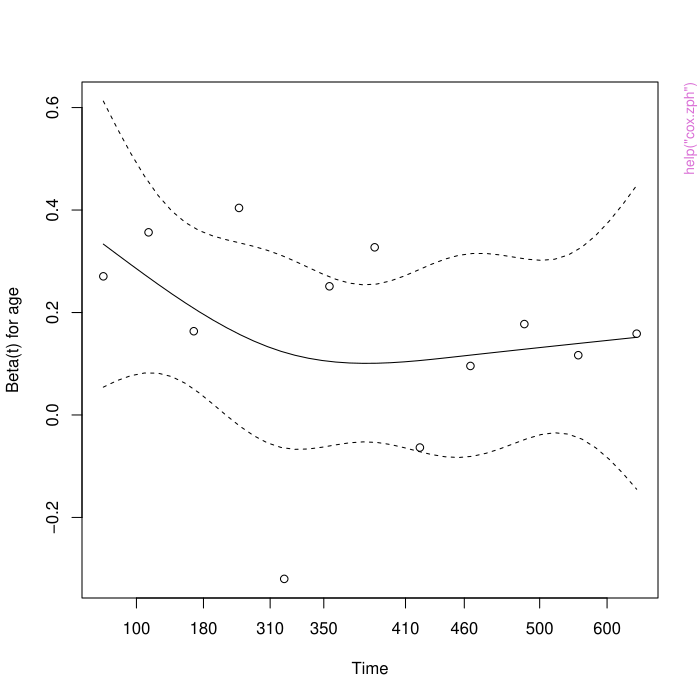

Reproduce this figure in R.
pkgname <- "survival"
source(file.path(R.home("share"), "R", "examples-header.R"))
options(warn = 1)
library('survival')

base::assign(".oldSearch", base::search(), pos = 'CheckExEnv')
base::assign(".old_wd", base::getwd(), pos = 'CheckExEnv')
cleanEx()
nameEx("Surv")
### * Surv

flush(stderr()); flush(stdout())

### Name: Surv
### Title: Create a Survival Object
### Aliases: Surv is.Surv [.Surv
### Keywords: survival

### ** Examples

with(aml, Surv(time, status))
survfit(Surv(time, status) ~ ph.ecog, data=lung)
Surv(heart$start, heart$stop, heart$event) 



cleanEx()
nameEx("aareg")
### * aareg

flush(stderr()); flush(stdout())

### Name: aareg
### Title: Aalen's additive regression model for censored data
### Aliases: aareg
### Keywords: survival

### ** Examples

# Fit a model to the lung cancer data set
lfit <- aareg(Surv(time, status) ~ age + sex + ph.ecog, data=lung,
                     nmin=1)
## Not run: 
##D lfit
##D Call:
##D aareg(formula = Surv(time, status) ~ age + sex + ph.ecog, data = lung, nmin = 1
##D         )
##D 
##D   n=227 (1 observations deleted due to missing values)
##D     138 out of 138 unique event times used
##D 
##D               slope      coef se(coef)     z        p 
##D Intercept  5.26e-03  5.99e-03 4.74e-03  1.26 0.207000
##D       age  4.26e-05  7.02e-05 7.23e-05  0.97 0.332000
##D       sex -3.29e-03 -4.02e-03 1.22e-03 -3.30 0.000976
##D   ph.ecog  3.14e-03  3.80e-03 1.03e-03  3.70 0.000214
##D 
##D Chisq=26.73 on 3 df, p=6.7e-06; test weights=aalen
##D 
##D plot(lfit[4], ylim=c(-4,4))  # Draw a plot of the function for ph.ecog
## End(Not run)
lfit2 <- aareg(Surv(time, status) ~ age + sex + ph.ecog, data=lung,
                  nmin=1, taper=1:10)
## Not run: lines(lfit2[4], col=2)  # Nearly the same, until the last point

# A fit to the mulitple-infection data set of children with
# Chronic Granuomatous Disease.  See section 8.5 of Therneau and Grambsch.
fita2 <- aareg(Surv(tstart, tstop, status) ~ treat + age + inherit +
                         steroids + cluster(id), data=cgd)
## Not run: 
##D   n= 203 
##D     69 out of 70 unique event times used
##D 
##D                      slope      coef se(coef) robust se     z        p
##D Intercept         0.004670  0.017800 0.002780  0.003910  4.55 5.30e-06
##D treatrIFN-g      -0.002520 -0.010100 0.002290  0.003020 -3.36 7.87e-04
##D age              -0.000101 -0.000317 0.000115  0.000117 -2.70 6.84e-03
##D inheritautosomal  0.001330  0.003830 0.002800  0.002420  1.58 1.14e-01
##D steroids          0.004620  0.013200 0.010600  0.009700  1.36 1.73e-01
##D 
##D Chisq=16.74 on 4 df, p=0.0022; test weights=aalen
## End(Not run)



cleanEx()
nameEx("aggregate.survfit")
### * aggregate.survfit

flush(stderr()); flush(stdout())

### Name: aggregate.survfit
### Title: Average survival curves
### Aliases: aggregate.survfit
### Keywords: survival

### ** Examples

cfit <- coxph(Surv(futime, death) ~ sex + age*hgb, data=mgus2)
# marginal effect of sex, after adjusting for the others
dummy <- rbind(mgus2, mgus2)
dummy$sex <- rep(c("F", "M"), each=nrow(mgus2)) # population data set
dummy <- na.omit(dummy)   # don't count missing hgb in our "population
csurv <- survfit(cfit, newdata=dummy)
dim(csurv)  # 2 * 1384 survival curves
csurv2 <- aggregate(csurv, dummy$sex)



cleanEx()
nameEx("anova.coxph")
### * anova.coxph

flush(stderr()); flush(stdout())

### Name: anova.coxph
### Title: Analysis of Deviance for a Cox model.
### Aliases: anova.coxph anova.coxphlist
### Keywords: models regression survival

### ** Examples

fit <- coxph(Surv(futime, fustat) ~ resid.ds *rx + ecog.ps, data = ovarian) 
anova(fit)
fit2 <- coxph(Surv(futime, fustat) ~ resid.ds +rx + ecog.ps, data=ovarian)
anova(fit2,fit)
 


cleanEx()
nameEx("attrassign")
### * attrassign

flush(stderr()); flush(stdout())

### Name: attrassign
### Title: Create new-style "assign" attribute
### Aliases: attrassign.default attrassign attrassign.lm
### Keywords: models

### ** Examples

formula <- Surv(time,status)~factor(ph.ecog)
tt <- terms(formula)
mf <- model.frame(tt,data=lung)
mm <- model.matrix(tt,mf)
## a few rows of data
mm[1:3,]
## old-style assign attribute
attr(mm,"assign")
## alternate style assign attribute
attrassign(mm,tt)



cleanEx()
nameEx("blogit")
### * blogit

flush(stderr()); flush(stdout())

### Name: blogit
### Title: Bounded link functions
### Aliases: blogit bcloglog bprobit blog
### Keywords: survival

### ** Examples

py <- pseudo(survfit(Surv(time, status) ~1, lung), time=730) #2 year survival
range(py)
pfit <- glm(py ~ ph.ecog, data=lung, family=gaussian(link=blogit()))
# For each +1 change in performance score, the odds of 2 year survival
#  are multiplied by 1/2  = exp of the coefficient.



cleanEx()
nameEx("brier")
### * brier

flush(stderr()); flush(stdout())

### Name: brier
### Title: Compute the Brier score for a Cox model
### Aliases: brier
### Keywords: survival

### ** Examples

cfit <- coxph(Surv(rtime, recur) ~ age + meno + size + pmin(nodes,11), 
              data= rotterdam)
round(cfit$concordance["concordance"], 3)  # some predictive power
brier(cfit, times=c(4,6)*365.25)   # values at 4 and 6 years



cleanEx()
nameEx("cch")
### * cch

flush(stderr()); flush(stdout())

### Name: cch
### Title: Fits proportional hazards regression model to case-cohort data
### Aliases: cch
### Keywords: survival

### ** Examples

## The complete Wilms Tumor Data 
## (Breslow and Chatterjee, Applied Statistics, 1999)
## subcohort selected by simple random sampling.
##

subcoh <- nwtco$in.subcohort
selccoh <- with(nwtco, rel==1|subcoh==1)
ccoh.data <- nwtco[selccoh,]
ccoh.data$subcohort <- subcoh[selccoh]
## central-lab histology 
ccoh.data$histol <- factor(ccoh.data$histol,labels=c("FH","UH"))
## tumour stage
ccoh.data$stage <- factor(ccoh.data$stage,labels=c("I","II","III","IV"))
ccoh.data$age <- ccoh.data$age/12 # Age in years

##
## Standard case-cohort analysis: simple random subcohort 
##

fit.ccP <- cch(Surv(edrel, rel) ~ stage + histol + age, data =ccoh.data,
   subcoh = ~subcohort, id=~seqno, cohort.size=4028)


fit.ccP

fit.ccSP <- cch(Surv(edrel, rel) ~ stage + histol + age, data =ccoh.data,
   subcoh = ~subcohort, id=~seqno, cohort.size=4028, method="SelfPren")

summary(fit.ccSP)

##
## (post-)stratified on instit
##
stratsizes<-table(nwtco$instit)
fit.BI<- cch(Surv(edrel, rel) ~ stage + histol + age, data =ccoh.data,
   subcoh = ~subcohort, id=~seqno, stratum=~instit, cohort.size=stratsizes,
   method="I.Borgan")

summary(fit.BI)



cleanEx()
nameEx("cipoisson")
### * cipoisson

flush(stderr()); flush(stdout())

### Name: cipoisson
### Title: Confidence limits for the Poisson
### Aliases: cipoisson

### ** Examples

cipoisson(4) # 95% confidence limit 
# lower    upper  
# 1.089865 10.24153 
ppois(4, 10.24153)     #chance of seeing 4 or fewer events with large rate  
# [1] 0.02500096 
1-ppois(3, 1.08986)    #chance of seeing 4 or more, with a small rate 
# [1] 0.02499961




cleanEx()
nameEx("clogit")
### * clogit

flush(stderr()); flush(stdout())

### Name: clogit
### Title: Conditional logistic regression
### Aliases: clogit
### Keywords: survival models

### ** Examples

## Not run: clogit(case ~ spontaneous + induced + strata(stratum), data=infert)

# A multinomial response recoded to use clogit
#  The revised data set has one copy per possible outcome level, with new
#  variable tocc = target occupation for this copy, and case = whether
#  that is the actual outcome for each subject.
# See the reference below for the data.
resp <- levels(logan$occupation)
n <- nrow(logan)
indx <- rep(1:n, length(resp))
logan2 <- data.frame(logan[indx,],
                     id = indx,
                     tocc = factor(rep(resp, each=n)))
logan2$case <- (logan2$occupation == logan2$tocc)
clogit(case ~ tocc + tocc:education + strata(id), logan2)



cleanEx()
nameEx("cluster")
### * cluster

flush(stderr()); flush(stdout())

### Name: cluster
### Title: Identify clusters.
### Aliases: cluster
### Keywords: survival

### ** Examples

marginal.model <- coxph(Surv(time, status) ~ rx, data= rats, cluster=litter,
                         subset=(sex=='f'))
frailty.model  <- coxph(Surv(time, status) ~ rx + frailty(litter), rats,
                         subset=(sex=='f'))



cleanEx()
nameEx("concordance")
### * concordance

flush(stderr()); flush(stdout())

### Name: concordance
### Title: Compute the concordance statistic for data or a model
### Aliases: concordance concordance.coxph concordance.formula
###   concordance.lm concordance.survreg
### Keywords: survival

### ** Examples

fit1 <- coxph(Surv(ptime, pstat) ~ age + sex + mspike, mgus2)
concordance(fit1, timewt="n/G2")  # Uno's weighting

# logistic regression 
fit2 <- glm(I(sex=='M') ~ age + log(creatinine), binomial, data= flchain)
concordance(fit2)  # equal to the AUC

# compare multiple models 
options(na.action = na.exclude)   # predict all 1384 obs, including missing
fit3 <- glm(pstat ~ age + sex + mspike + offset(log(ptime)), 
            poisson, data= mgus2)
fit4 <- coxph(Surv(ptime, pstat) ~ age + sex + mspike, mgus2)
fit5 <- coxph(Surv(ptime, pstat) ~ age + sex + hgb + creat, mgus2)

tdata <- mgus2; tdata$ptime <- 60   # prediction at 60 months
p3 <- -predict(fit3, newdata=tdata) 
p4 <- -predict(fit4) # high risk scores predict shorter survival
p5 <- -predict(fit5)
options(na.action = na.omit)      # return to the R default

cfit <- concordance(Surv(ptime, pstat) ~p3 +  p4 + p5, mgus2)
cfit
round(coef(cfit), 3)
round(cov2cor(vcov(cfit)), 3)  # high correlation

test <- c(1, -1, 0)  # contrast vector for model 1 - model 2 
round(c(difference = test %*% coef(cfit),
        sd= sqrt(test %*% vcov(cfit) %*% test)), 3)



cleanEx()
nameEx("cox.zph")
### * cox.zph

flush(stderr()); flush(stdout())

### Name: cox.zph
### Title: Test the Proportional Hazards Assumption of a Cox Regression
### Aliases: cox.zph [.cox.zph print.cox.zph
### Keywords: survival

### ** Examples

fit <- coxph(Surv(futime, fustat) ~ age + ecog.ps,  
             data=ovarian) 
temp <- cox.zph(fit) 
print(temp)                  # display the results 
plot(temp)                   # plot curves 



cleanEx()
nameEx("coxph")
### * coxph

flush(stderr()); flush(stdout())

### Name: coxph
### Title: Fit Proportional Hazards Regression Model
### Aliases: coxph print.coxph.null print.coxph.penal coxph.penalty
###   coxph.getdata summary.coxph.penal
### Keywords: survival

### ** Examples

# Create the simplest test data set 
test1 <- list(time=c(4,3,1,1,2,2,3), 
              status=c(1,1,1,0,1,1,0), 
              x=c(0,2,1,1,1,0,0), 
              sex=c(0,0,0,0,1,1,1)) 
# Fit a stratified model 
coxph(Surv(time, status) ~ x + strata(sex), test1) 
# Create a simple data set for a time-dependent model 
test2 <- list(start=c(1,2,5,2,1,7,3,4,8,8), 
              stop=c(2,3,6,7,8,9,9,9,14,17), 
              event=c(1,1,1,1,1,1,1,0,0,0), 
              x=c(1,0,0,1,0,1,1,1,0,0)) 
summary(coxph(Surv(start, stop, event) ~ x, test2)) 

#
# Create a simple data set for a time-dependent model
#
test2 <- list(start=c(1, 2, 5, 2, 1, 7, 3, 4, 8, 8),
                stop =c(2, 3, 6, 7, 8, 9, 9, 9,14,17),
                event=c(1, 1, 1, 1, 1, 1, 1, 0, 0, 0),
                x    =c(1, 0, 0, 1, 0, 1, 1, 1, 0, 0) )


summary( coxph( Surv(start, stop, event) ~ x, test2))

# Fit a stratified model, clustered on patients 

bladder1 <- bladder[bladder$enum < 5, ] 
coxph(Surv(stop, event) ~ (rx + size + number) * strata(enum),
      cluster = id, bladder1)

# Fit a time transform model using current age
coxph(Surv(time, status) ~ ph.ecog + tt(age), data=lung,
     tt=function(x,t,...) pspline(x + t/365.25))



cleanEx()
nameEx("coxph.detail")
### * coxph.detail

flush(stderr()); flush(stdout())

### Name: coxph.detail
### Title: Details of a Cox Model Fit
### Aliases: coxph.detail
### Keywords: survival

### ** Examples

fit   <- coxph(Surv(futime,fustat) ~ age + rx + ecog.ps, ovarian, x=TRUE)
fitd  <- coxph.detail(fit)
#  There is one Schoenfeld residual for each unique death.  It is a
# vector (covariates for the subject who died) - (weighted mean covariate
# vector at that time).  The weighted mean is defined over the subjects
# still at risk, with exp(X beta) as the weight.

events <- fit$y[,2]==1
etime  <- fit$y[events,1]   #the event times --- may have duplicates
indx   <- match(etime, fitd$time)
schoen <- fit$x[events,] - fitd$means[indx,]



cleanEx()
nameEx("diabetic")
### * diabetic

flush(stderr()); flush(stdout())

### Name: diabetic
### Title: Ddiabetic retinopathy
### Aliases: diabetic
### Keywords: datasets survival

### ** Examples

# juvenile diabetes is defined as and age less than 20
juvenile <- 1*(diabetic$age < 20)
coxph(Surv(time, status) ~ trt + juvenile, cluster= id,
            data= diabetic)



cleanEx()
nameEx("dsurvreg")
### * dsurvreg

flush(stderr()); flush(stdout())

### Name: dsurvreg
### Title: Distributions available in survreg.
### Aliases: dsurvreg psurvreg qsurvreg rsurvreg
### Keywords: distribution

### ** Examples

# List of distributions available
names(survreg.distributions)
## Not run: 
##D  [1] "extreme"     "logistic"    "gaussian"    "weibull"     "exponential"
##D  [6] "rayleigh"    "loggaussian" "lognormal"   "loglogistic" "t"          
## End(Not run)
# Compare results
all.equal(dsurvreg(1:10, 2, 5, dist='lognormal'), dlnorm(1:10, 2, 5))

# Hazard function for a Weibull distribution
x   <- seq(.1, 3, length=30)
haz <- dsurvreg(x, 2, 3)/ (1-psurvreg(x, 2, 3))
## Not run: 
##D plot(x, haz, log='xy', ylab="Hazard") #line with slope (1/scale -1)
## End(Not run)

# Estimated CDF of a simple Weibull
fit <- survreg(Surv(time, status) ~ 1, data=lung)
pp <- 1:99/100  
q1 <- qsurvreg(pp, coef(fit), fit$scale)
q2 <- qweibull(pp, shape= 1/fit$scale, scale= exp(coef(fit)))
all.equal(q1, q2)
## Not run: 
##D plot(q1, pp, type='l', xlab="Months", ylab="CDF")
## End(Not run)
# per the help page for dweibull, the mean is scale * gamma(1 + 1/shape)
c(mean = exp(coef(fit))* gamma(1 + fit$scale))




cleanEx()
nameEx("finegray")
### * finegray

flush(stderr()); flush(stdout())

### Name: finegray
### Title: Create data for a Fine-Gray model
### Aliases: finegray
### Keywords: survival

### ** Examples

# Treat time to death and plasma cell malignancy as competing risks
etime <- with(mgus2, ifelse(pstat==0, futime, ptime))
event <- with(mgus2, ifelse(pstat==0, 2*death, 1))
event <- factor(event, 0:2, labels=c("censor", "pcm", "death"))

# FG model for PCM
pdata <- finegray(Surv(etime, event) ~ ., data=mgus2)
fgfit <- coxph(Surv(fgstart, fgstop, fgstatus) ~ age + sex,
                     weight=fgwt, data=pdata)

# Compute the weights separately by sex
adata <- finegray(Surv(etime, event) ~ . + strata(sex),
             data=mgus2, na.action=na.pass)



cleanEx()
nameEx("flchain")
### * flchain

flush(stderr()); flush(stdout())

### Name: flchain
### Title: Assay of serum free light chain for 7874 subjects.
### Aliases: flchain
### Keywords: datasets

### ** Examples

data(flchain)
age.grp <-  cut(flchain$age, c(49,54, 59,64, 69,74,79, 89, 110),
               labels= paste(c(50,55,60,65,70,75,80,90),
                             c(54,59,64,69,74,79,89,109), sep='-'))
table(flchain$sex, age.grp)



cleanEx()
nameEx("frailty")
### * frailty

flush(stderr()); flush(stdout())

### Name: frailty
### Title: Random effects terms
### Aliases: frailty frailty.gamma frailty.gaussian frailty.t
### Keywords: survival

### ** Examples

# Random institutional effect
coxph(Surv(time, status) ~ age + frailty(inst, df=4), lung)

# Litter effects for the rats data
rfit2a <- coxph(Surv(time, status) ~ rx +
                  frailty.gaussian(litter, df=13, sparse=FALSE), rats,
                  subset= (sex=='f'))
rfit2b <- coxph(Surv(time, status) ~ rx +
                  frailty.gaussian(litter, df=13, sparse=TRUE), rats,
                  subset= (sex=='f'))



cleanEx()
nameEx("hoel")
### * hoel

flush(stderr()); flush(stdout())

### Name: hoel
### Title: Mouse cancer data
### Aliases: hoel
### Keywords: datasets

### ** Examples

hsurv <- survfit(Surv(days, outcome) ~ trt, data = hoel, id= id)
plot(hsurv, lty=1:2, col=rep(1:3, each=2), lwd=2, xscale=30.5,
      xlab="Months", ylab= "Death")
legend("topleft", c("Lymphoma control", "Lymphoma germ free",
                    "Sarcoma control", "Sarcoma germ free",
                    "Other control", "Other germ free"),
       col=rep(1:3, each=2), lty=1:2, lwd=2, bty='n')
hfit <- coxph(Surv(days, outcome) ~ trt, data= hoel, id = id)



cleanEx()
nameEx("is.ratetable")
### * is.ratetable

flush(stderr()); flush(stdout())

### Name: is.ratetable
### Title: Verify that an object is of class ratetable.
### Aliases: is.ratetable Math.ratetable Ops.ratetable
### Keywords: survival

### ** Examples

is.ratetable(survexp.us)  # True
is.ratetable(lung)        # False



cleanEx()
nameEx("kidney")
### * kidney

flush(stderr()); flush(stdout())

### Name: kidney
### Title: Kidney catheter data
### Aliases: kidney
### Keywords: survival

### ** Examples

kfit <- coxph(Surv(time, status)~ age + sex + disease + frailty(id), kidney)
kfit0 <- coxph(Surv(time, status)~ age + sex + disease, kidney)
kfitm1 <- coxph(Surv(time,status) ~ age + sex + disease + 
		frailty(id, dist='gauss'), kidney)



cleanEx()
nameEx("levels.Surv")
### * levels.Surv

flush(stderr()); flush(stdout())

### Name: levels.Surv
### Title: Return the states of a multi-state Surv object
### Aliases: levels.Surv
### Keywords: survival

### ** Examples

y1 <- Surv(c(1,5, 9, 17,21, 30),
           factor(c(0, 1, 2,1,0,2), 0:2, c("censored", "progression", "death")))
levels(y1)

y2 <- Surv(1:6, rep(0:1, 3))
y2
levels(y2)



cleanEx()
nameEx("lines.survfit")
### * lines.survfit

flush(stderr()); flush(stdout())

### Name: lines.survfit
### Title: Add Lines or Points to a Survival Plot
### Aliases: lines.survfit points.survfit lines.survexp
### Keywords: survival

### ** Examples

fit <- survfit(Surv(time, status==2) ~ sex, pbc,subset=1:312)
plot(fit, mark.time=FALSE, xscale=365.25,
        xlab='Years', ylab='Survival')
lines(fit[1], lwd=2)    #darken the first curve and add marks


# Add expected survival curves for the two groups,
#   based on the US census data
# The data set does not have entry date, use the midpoint of the study
efit <- survexp(~sex, data=pbc, times= (0:24)*182, ratetable=survexp.us, 
                 rmap=list(sex=sex, age=age*365.35, year=as.Date('1979/01/01')))
temp <- lines(efit, lty=2, lwd=2:1)
text(temp, c("Male", "Female"), adj= -.1) #labels just past the ends
title(main="Primary Biliary Cirrhosis, Observed and Expected")




cleanEx()
nameEx("mgus")
### * mgus

flush(stderr()); flush(stdout())

### Name: mgus
### Title: Monoclonal gammopathy data
### Aliases: mgus mgus1
### Keywords: datasets survival

### ** Examples

# Create the competing risk curves for time to first of death or PCM
sfit <- survfit(Surv(start, stop, event) ~ sex, mgus1, id=id,
                subset=(enum==1))
print(sfit)  # the order of printout is the order in which they plot

plot(sfit, xscale=365.25, lty=c(2,2,1,1), col=c(1,2,1,2),
     xlab="Years after MGUS detection", ylab="Proportion")
legend(0, .8, c("Death/male", "Death/female", "PCM/male", "PCM/female"),
       lty=c(1,1,2,2), col=c(2,1,2,1), bty='n')

title("Curves for the first of plasma cell malignancy or death")
# The plot shows that males have a higher death rate than females (no
# surprise) but their rates of conversion to PCM are essentially the same.



cleanEx()
nameEx("model.matrix.coxph")
### * model.matrix.coxph

flush(stderr()); flush(stdout())

### Name: model.matrix.coxph
### Title: Model.matrix method for coxph models
### Aliases: model.matrix.coxph
### Keywords: survival

### ** Examples

fit1 <- coxph(Surv(time, status) ~ age + factor(ph.ecog), data=lung)
xfit <- model.matrix(fit1)

fit2 <- coxph(Surv(time, status) ~ age + factor(ph.ecog), data=lung,
                                 x=TRUE)
all.equal(model.matrix(fit1), fit2$x)



cleanEx()
nameEx("myeloid")
### * myeloid

flush(stderr()); flush(stdout())

### Name: myeloid
### Title: Acute myeloid leukemia
### Aliases: myeloid
### Keywords: datasets

### ** Examples

coxph(Surv(futime, death) ~ trt, data=myeloid)
# See the mstate vignette for a more complete analysis



cleanEx()
nameEx("myeloma")
### * myeloma

flush(stderr()); flush(stdout())

### Name: myeloma
### Title: Survival times of patients with multiple myeloma
### Aliases: myeloma
### Keywords: datasets

### ** Examples

# Incorrect survival curve, which ignores left truncation
fit1 <- survfit(Surv(futime, death) ~ 1, myeloma)
# Correct curve
fit2 <- survfit(Surv(entry, futime, death) ~1, myeloma)



cleanEx()
nameEx("neardate")
### * neardate

flush(stderr()); flush(stdout())

### Name: neardate
### Title: Find the index of the closest value in data set 2, for each
###   entry in data set one.
### Aliases: neardate
### Keywords: manip utilities

### ** Examples

data1 <- data.frame(id = 1:10,
                    entry.dt = as.Date(paste("2011", 1:10, "5", sep='-')))
temp1 <- c(1,4,5,1,3,6,9, 2,7,8,12,4,6,7,10,12,3)
data2 <- data.frame(id = c(1,1,1,2,2,4,4,5,5,5,6,8,8,9,10,10,12),
                    lab.dt = as.Date(paste("2011", temp1, "1", sep='-')),
                    chol = round(runif(17, 130, 280)))

#first cholesterol on or after enrollment
indx1 <- neardate(data1$id, data2$id, data1$entry.dt, data2$lab.dt)
data2[indx1, "chol"]

# Closest one, either before or after. 
# 
indx2 <- neardate(data1$id, data2$id, data1$entry.dt, data2$lab.dt, 
                   best="prior")
ifelse(is.na(indx1), indx2, # none after, take before
       ifelse(is.na(indx2), indx1, #none before
       ifelse(abs(data2$lab.dt[indx2]- data1$entry.dt) <
              abs(data2$lab.dt[indx1]- data1$entry.dt), indx2, indx1)))

# closest date before or after, but no more than 21 days prior to index
indx2 <- ifelse((data1$entry.dt - data2$lab.dt[indx2]) >21, NA, indx2)
ifelse(is.na(indx1), indx2, # none after, take before
       ifelse(is.na(indx2), indx1, #none before
       ifelse(abs(data2$lab.dt[indx2]- data1$entry.dt) <
              abs(data2$lab.dt[indx1]- data1$entry.dt), indx2, indx1)))



cleanEx()
nameEx("nsk")
### * nsk

flush(stderr()); flush(stdout())

### Name: nsk
### Title: Natural splines with knot heights as the basis.
### Aliases: nsk
### Keywords: smooth

### ** Examples

# make some dummy data
tdata <- data.frame(x= lung$age, y = 10*log(lung$age-35) + rnorm(228, 0, 2))
fit1 <- lm(y ~ -1 + nsk(x, df=4, intercept=TRUE) , data=tdata)
fit2 <- lm(y ~ nsk(x, df=3), data=tdata)

# the knots (same for both fits)
knots <- unlist(attributes(fit1$model[[2]])[c('Boundary.knots', 'knots')])
sort(unname(knots))
unname(coef(fit1))  # predictions at the knot points

unname(coef(fit1)[-1] - coef(fit1)[1])  # differences: yhat[2:4] - yhat[1]
unname(coef(fit2))[-1]                  # ditto

## Not run: 
##D plot(y ~ x, data=tdata)
##D points(sort(knots), coef(fit1), col=2, pch=19)
##D coef(fit)[1] + c(0, coef(fit)[-1])
## End(Not run)



cleanEx()
nameEx("nwtco")
### * nwtco

flush(stderr()); flush(stdout())

### Name: nwtco
### Title: Data from the National Wilm's Tumor Study
### Aliases: nwtco
### Keywords: datasets

### ** Examples

with(nwtco, table(instit,histol))
anova(coxph(Surv(edrel,rel)~histol+instit,data=nwtco))
anova(coxph(Surv(edrel,rel)~instit+histol,data=nwtco))



cleanEx()
nameEx("pbcseq")
### * pbcseq

flush(stderr()); flush(stdout())

### Name: pbcseq
### Title: Mayo Clinic Primary Biliary Cirrhosis, sequential data
### Aliases: pbcseq
### Keywords: datasets

### ** Examples

# Create the start-stop-event triplet needed for coxph
first <- with(pbcseq, c(TRUE, diff(id) !=0)) #first id for each subject
last  <- c(first[-1], TRUE)  #last id

time1 <- with(pbcseq, ifelse(first, 0, day))
time2 <- with(pbcseq, ifelse(last,  futime, c(day[-1], 0)))
event <- with(pbcseq, ifelse(last,  status, 0))

fit1 <- coxph(Surv(time1, time2, event) ~ age + sex + log(bili), pbcseq)



cleanEx()
nameEx("plot.cox.zph")
### * plot.cox.zph

flush(stderr()); flush(stdout())

### Name: plot.cox.zph
### Title: Graphical Test of Proportional Hazards
### Aliases: plot.cox.zph
### Keywords: survival

### ** Examples

vfit <- coxph(Surv(time,status) ~ trt + factor(celltype) + 
              karno + age, data=veteran, x=TRUE) 
temp <- cox.zph(vfit) 
plot(temp, var=3)      # Look at Karnofsy score, old way of doing plot 
plot(temp[3])     # New way with subscripting 
abline(0, 0, lty=3) 
# Add the linear fit as well  
abline(lm(temp$y[,3] ~ temp$x)$coefficients, lty=4, col=3)  
title(main="VA Lung Study") 



cleanEx()
nameEx("plot.survfit")
### * plot.survfit

flush(stderr()); flush(stdout())

### Name: plot.survfit
### Title: Plot method for 'survfit' objects
### Aliases: plot.survfit
### Keywords: survival hplot

### ** Examples

leukemia.surv <- survfit(Surv(time, status) ~ x, data = aml) 
plot(leukemia.surv, lty = 2:3) 
legend(100, .9, c("Maintenance", "No Maintenance"), lty = 2:3) 
title("Kaplan-Meier Curves\nfor AML Maintenance Study") 
lsurv2 <- survfit(Surv(time, status) ~ x, aml, type='fleming') 
plot(lsurv2, lty=2:3, fun="cumhaz", 
	xlab="Months", ylab="Cumulative Hazard") 



cleanEx()
nameEx("predict.coxph")
### * predict.coxph

flush(stderr()); flush(stdout())

### Name: predict.coxph
### Title: Predictions for a Cox model
### Aliases: predict.coxph predict.coxph.penal
### Keywords: survival

### ** Examples

options(na.action=na.exclude) # retain NA in predictions
fit <- coxph(Surv(time, status) ~ age + ph.ecog + strata(inst), lung)
#lung data set has status coded as 1/2
mresid <- (lung$status-1) - predict(fit, type='expected') #Martingale resid 
predict(fit,type="lp")
predict(fit,type="expected")
predict(fit,type="risk",se.fit=TRUE)
predict(fit,type="terms",se.fit=TRUE)

# For someone who demands reference='zero'
pzero <- function(fit)
  predict(fit, reference="sample") + sum(coef(fit) * fit$means, na.rm=TRUE)



cleanEx()
nameEx("predict.survreg")
### * predict.survreg

flush(stderr()); flush(stdout())

### Name: predict.survreg
### Title: Predicted Values for a 'survreg' Object
### Aliases: predict.survreg predict.survreg.penal
### Keywords: survival

### ** Examples

# Draw figure 1 from Escobar and Meeker, 1992.
fit <- survreg(Surv(time,status) ~ age + I(age^2), data=stanford2, 
	dist='lognormal') 
with(stanford2, plot(age, time, xlab='Age', ylab='Days', 
	xlim=c(0,65), ylim=c(.1, 10^5), log='y', type='n'))
with(stanford2, points(age, time, pch=c(2,4)[status+1], cex=.7))
pred <- predict(fit, newdata=list(age=1:65), type='quantile', 
	         p=c(.1, .5, .9)) 
matlines(1:65, pred, lty=c(2,1,2), col=1) 

# Predicted Weibull survival curve for a lung cancer subject with
#  ECOG score of 2
lfit <- survreg(Surv(time, status) ~ ph.ecog, data=lung)
pct <- 1:98/100   # The 100th percentile of predicted survival is at +infinity
ptime <- predict(lfit, newdata=data.frame(ph.ecog=2), type='quantile',
                 p=pct, se=TRUE)
matplot(cbind(ptime$fit, ptime$fit + 2*ptime$se.fit,
                         ptime$fit - 2*ptime$se.fit)/30.5, 1-pct,
        xlab="Months", ylab="Survival", type='l', lty=c(1,2,2), col=1)



cleanEx()
nameEx("pseudo")
### * pseudo

flush(stderr()); flush(stdout())

### Name: pseudo
### Title: Pseudo values for survival.
### Aliases: pseudo
### Keywords: survival

### ** Examples

fit1 <- survfit(Surv(time, status) ~ 1, data=lung)
yhat <- pseudo(fit1, times=c(365, 730))
dim(yhat)
lfit <- lm(yhat[,1] ~ ph.ecog + age + sex, data=lung)

# Restricted Mean Time in State (RMST) 
rms <- pseudo(fit1, times= 730, type='RMST') # 2 years
rfit <- lm(rms ~ ph.ecog + sex, data=lung)
rhat <- predict(rfit, newdata=expand.grid(ph.ecog=0:3, sex=1:2), se.fit=TRUE)
# print it out nicely
temp1 <- cbind(matrix(rhat$fit, 4,2))
temp2 <- cbind(matrix(rhat$se.fit, 4, 2))
temp3 <- cbind(temp1[,1], temp2[,1], temp1[,2], temp2[,2])
dimnames(temp3) <- list(paste("ph.ecog", 0:3), 
                        c("Male RMST", "(se)", "Female RMST", "(se)"))

round(temp3, 1)
# compare this to the fully non-parametric estimate
fit2 <- survfit(Surv(time, status) ~ ph.ecog, data=lung)
print(fit2, rmean=730)
# the estimate for ph.ecog=3 is very unstable (n=1), pseudovalues smooth it.
#
# In all the above we should be using the robust variance, e.g., svyglm, but
#  a recommended package can't depend on external libraries.
# See the vignette for a more complete exposition.



cleanEx()
nameEx("pspline")
### * pspline

flush(stderr()); flush(stdout())

### Name: pspline
### Title: Smoothing splines using a pspline basis
### Aliases: pspline psplineinverse
### Keywords: survival

### ** Examples

lfit6 <- survreg(Surv(time, status)~pspline(age, df=2), lung)
plot(lung$age, predict(lfit6), xlab='Age', ylab="Spline prediction")
title("Cancer Data")
fit0 <- coxph(Surv(time, status) ~ ph.ecog + age, lung)
fit1 <- coxph(Surv(time, status) ~ ph.ecog + pspline(age,3), lung)
fit3 <- coxph(Surv(time, status) ~ ph.ecog + pspline(age,8), lung)
fit0
fit1
fit3



cleanEx()
nameEx("pyears")
### * pyears

flush(stderr()); flush(stdout())

### Name: pyears
### Title: Person Years
### Aliases: pyears
### Keywords: survival

### ** Examples

# Look at progression rates jointly by calendar date and age
# 
temp.yr  <- tcut(mgus$dxyr, 55:92, labels=as.character(55:91)) 
temp.age <- tcut(mgus$age, 34:101, labels=as.character(34:100))
ptime <- ifelse(is.na(mgus$pctime), mgus$futime, mgus$pctime)
pstat <- ifelse(is.na(mgus$pctime), 0, 1)
pfit <- pyears(Surv(ptime/365.25, pstat) ~ temp.yr + temp.age + sex,  mgus,
     data.frame=TRUE) 
# Turn the factor back into numerics for regression
tdata <- pfit$data
tdata$age <- as.numeric(as.character(tdata$temp.age))
tdata$year<- as.numeric(as.character(tdata$temp.yr))
fit1 <- glm(event ~ year + age+ sex +offset(log(pyears)),
             data=tdata, family=poisson)
## Not run: 
##D # fit a gam model 
##D gfit.m <- gam(y ~ s(age) + s(year) + offset(log(time)),  
##D                         family = poisson, data = tdata) 
## End(Not run)

# Example #2  Create the hearta data frame: 
hearta <- by(heart, heart$id,  
             function(x)x[x$stop == max(x$stop),]) 
hearta <- do.call("rbind", hearta) 
# Produce pyears table of death rates on the surgical arm
#  The first is by age at randomization, the second by current age
fit1 <- pyears(Surv(stop/365.25, event) ~ cut(age + 48, c(0,50,60,70,100)) + 
       surgery, data = hearta, scale = 1)
fit2 <- pyears(Surv(stop/365.25, event) ~ tcut(age + 48, c(0,50,60,70,100)) + 
       surgery, data = hearta, scale = 1)
fit1$event/fit1$pyears  #death rates on the surgery and non-surg arm

fit2$event/fit2$pyears  #death rates on the surgery and non-surg arm



cleanEx()
nameEx("quantile.survfit")
### * quantile.survfit

flush(stderr()); flush(stdout())

### Name: quantile.survfit
### Title: Quantiles from a survfit object
### Aliases: quantile.survfit quantile.survfitms median.survfit
### Keywords: survival

### ** Examples

fit <- survfit(Surv(time, status) ~ ph.ecog, data=lung)
quantile(fit)

cfit <- coxph(Surv(time, status) ~ age + strata(ph.ecog), data=lung)
csurv<- survfit(cfit, newdata=data.frame(age=c(40, 60, 80)),
                  conf.type ="none")
temp <- quantile(csurv, 1:5/10)
temp[2,3,]  # quantiles for second level of ph.ecog, age=80
quantile(csurv[2,3], 1:5/10)  # quantiles of a single curve, same result



cleanEx()
nameEx("reliability")
### * reliability

flush(stderr()); flush(stdout())

### Name: reliability
### Title: Reliability data sets
### Aliases: reliability capacitor cracks genfan ifluid imotor turbine
###   valveSeat
### Keywords: datasets

### ** Examples

survreg(Surv(time, status) ~ temperature + voltage, capacitor)



cleanEx()
nameEx("residuals.coxph")
### * residuals.coxph

flush(stderr()); flush(stdout())

### Name: residuals.coxph
### Title: Calculate Residuals for a 'coxph' Fit
### Aliases: residuals.coxph.penal residuals.coxph.null residuals.coxph
###   residuals.coxphms
### Keywords: survival

### ** Examples


 fit <- coxph(Surv(start, stop, event) ~ (age + surgery)* transplant,
               data=heart)
 mresid <- resid(fit, collapse=heart$id)



cleanEx()
nameEx("residuals.survfit")
### * residuals.survfit

flush(stderr()); flush(stdout())

### Name: residuals.survfit
### Title: IJ residuals from a survfit object.
### Aliases: residuals.survfit

### ** Examples

fit <- survfit(Surv(time, status) ~ x, aml)
resid(fit, times=c(24, 48), type="RMTS")



cleanEx()
nameEx("residuals.survreg")
### * residuals.survreg

flush(stderr()); flush(stdout())

### Name: residuals.survreg
### Title: Compute Residuals for 'survreg' Objects
### Aliases: residuals.survreg residuals.survreg.penal
### Keywords: survival

### ** Examples

fit <- survreg(Surv(futime, death) ~ age + sex, mgus2)
summary(fit)   # age and sex are both important

rr  <- residuals(fit, type='matrix')
sum(rr[,1]) - with(mgus2, sum(log(futime[death==1]))) # loglik

plot(mgus2$age, rr[,2], col= (1+mgus2$death)) # ldresp



cleanEx()
nameEx("retinopathy")
### * retinopathy

flush(stderr()); flush(stdout())

### Name: retinopathy
### Title: Diabetic Retinopathy
### Aliases: retinopathy
### Keywords: datasets

### ** Examples

coxph(Surv(futime, status) ~ type + trt, cluster= id, retinopathy)



cleanEx()
nameEx("rhDNase")
### * rhDNase

flush(stderr()); flush(stdout())

### Name: rhDNase
### Title: rhDNASE data set
### Aliases: rhDNase
### Keywords: datasets

### ** Examples

# Build the start-stop data set for analysis, and
#  replicate line 2 of table 8.13 in the book
first <- subset(rhDNase, !duplicated(id)) #first row for each subject
dnase <- tmerge(first, first, id=id, tstop=as.numeric(end.dt -entry.dt))

# Subjects whose fu ended during the 6 day window are the reason for
#  this next line
temp.end <- with(rhDNase, pmin(ivstop+6, end.dt-entry.dt))
dnase <- tmerge(dnase, rhDNase, id=id,
                       infect=event(ivstart),
                       end=  event(temp.end))
# toss out the non-at-risk intervals, and extra variables
#  3 subjects had an event on their last day of fu, infect=1 and end=1
dnase <- subset(dnase, (infect==1 | end==0), c(id:trt, fev:infect))
agfit <- coxph(Surv(tstart, tstop, infect) ~ trt + fev, cluster=id,
                 data=dnase)



cleanEx()
nameEx("ridge")
### * ridge

flush(stderr()); flush(stdout())

### Name: ridge
### Title: Ridge regression
### Aliases: ridge
### Keywords: survival

### ** Examples


coxph(Surv(futime, fustat) ~ rx + ridge(age, ecog.ps, theta=1),
	      ovarian)

lfit0 <- survreg(Surv(time, status) ~1, lung)
lfit1 <- survreg(Surv(time, status) ~ age + ridge(ph.ecog, theta=5), lung)
lfit2 <- survreg(Surv(time, status) ~ sex + ridge(age, ph.ecog, theta=1), lung)
lfit3 <- survreg(Surv(time, status) ~ sex + age + ph.ecog, lung)




cleanEx()
nameEx("rotterdam")
### * rotterdam

flush(stderr()); flush(stdout())

### Name: rotterdam
### Title: Breast cancer data set used in Royston and Altman (2013)
### Aliases: rotterdam
### Keywords: datasets survival

### ** Examples

# liberal definition of rfs (count later deaths)
rfs  <- pmax(rotterdam$recur, rotterdam$death)
rfstime <- with(rotterdam, ifelse(recur==1, rtime, dtime))
fit1 <- coxph(Surv(rfstime, rfs) ~ pspline(age) + meno + size + 
        pspline(nodes) + er,  data = rotterdam)

# conservative (no deaths after last fu for recurrence)
ignore <- with(rotterdam, recur ==0 & death==1 & rtime < dtime)
table(ignore)
rfs2 <- with(rotterdam, ifelse(recur==1 | ignore, recur, death))
rfstime2 <- with(rotterdam, ifelse(recur==1 | ignore, rtime, dtime))
fit2 <- coxph(Surv(rfstime2, rfs2) ~ pspline(age) + meno + size + 
        pspline(nodes) + er,  data = rotterdam)

# Note: Both age and nodes show non-linear effects.
# Royston and Altman used fractional polynomials for the nonlinear terms



cleanEx()
nameEx("royston")
### * royston

flush(stderr()); flush(stdout())

### Name: royston
### Title: Compute Royston's D for a Cox model
### Aliases: royston
### Keywords: survival

### ** Examples

# An example used in Royston and Sauerbrei
pbc2 <- na.omit(pbc)  # no missing values
cfit <- coxph(Surv(time, status==2) ~ age + log(bili) + edema + albumin +
                   stage + copper, data=pbc2, ties="breslow")
royston(cfit)



cleanEx()
nameEx("rttright")
### * rttright

flush(stderr()); flush(stdout())

### Name: rttright
### Title: Compute redistribute-to-the-right weights
### Aliases: rttright
### Keywords: survival

### ** Examples

afit <- survfit(Surv(time, status) ~1, data=aml)
rwt  <- rttright(Surv(time, status) ~1, data=aml)

# Reproduce a Kaplan-Meier
index <- order(aml$time)
cdf <- cumsum(rwt[index])  # weighted CDF
cdf <- cdf[!duplicated(aml$time[index], fromLast=TRUE)]  # remove duplicate times
cbind(time=afit$time, KM= afit$surv, RTTR= 1-cdf)

# Hormonal patients have a diffent censoring pattern
wt2 <- rttright(Surv(dtime, death) ~ hormon, rotterdam, times= 365*c(3, 5))
dim(wt2)



cleanEx()
nameEx("solder")
### * solder

flush(stderr()); flush(stdout())

### Name: solder
### Title: Data from a soldering experiment
### Aliases: solder
### Keywords: datasets

### ** Examples

# The balanced subset used by Chambers and Hastie
#   contains the first 180 of each mask and deletes mask A6. 
index <- 1 + (1:nrow(solder)) - match(solder$Mask, solder$Mask)
solder.balance <- droplevels(subset(solder, Mask != "A6" & index <= 180))



cleanEx()
nameEx("statefig")
### * statefig

flush(stderr()); flush(stdout())

### Name: statefig
### Title: Draw a state space figure.
### Aliases: statefig
### Keywords: survival hplot

### ** Examples

# Draw a simple competing risks figure
states <- c("Entry", "Complete response", "Relapse", "Death")
connect <- matrix(0, 4, 4, dimnames=list(states, states))
connect[1, -1] <- c(1.1, 1, 0.9)
statefig(c(1, 3), connect)



cleanEx()
nameEx("strata")
### * strata

flush(stderr()); flush(stdout())

### Name: strata
### Title: Identify Stratification Variables
### Aliases: strata
### Keywords: survival

### ** Examples

a <- factor(rep(1:3,4), labels=c("low", "medium", "high"))
b <- factor(rep(1:4,3))
levels(strata(b))
levels(strata(a,b,shortlabel=TRUE))

coxph(Surv(futime, fustat) ~ age + strata(rx), data=ovarian) 



cleanEx()
nameEx("summary.aareg")
### * summary.aareg

flush(stderr()); flush(stdout())

### Name: summary.aareg
### Title: Summarize an aareg fit
### Aliases: summary.aareg
### Keywords: survival

### ** Examples

afit <- aareg(Surv(time, status) ~ age + sex + ph.ecog, data=lung,
     dfbeta=TRUE)
summary(afit)
## Not run: 
##D               slope   test se(test) robust se     z        p 
##D Intercept  5.05e-03    1.9     1.54      1.55  1.23 0.219000
##D       age  4.01e-05  108.0   109.00    106.00  1.02 0.307000
##D       sex -3.16e-03  -19.5     5.90      5.95 -3.28 0.001030
##D   ph.ecog  3.01e-03   33.2     9.18      9.17  3.62 0.000299
##D 
##D Chisq=22.84 on 3 df, p=4.4e-05; test weights=aalen
## End(Not run)

summary(afit, maxtime=600)
## Not run: 
##D               slope   test se(test) robust se      z        p 
##D Intercept  4.16e-03   2.13     1.48      1.47  1.450 0.146000
##D       age  2.82e-05  85.80   106.00    100.00  0.857 0.392000
##D       sex -2.54e-03 -20.60     5.61      5.63 -3.660 0.000256
##D   ph.ecog  2.47e-03  31.60     8.91      8.67  3.640 0.000271
##D 
##D Chisq=27.08 on 3 df, p=5.7e-06; test weights=aalen
## End(Not run)


cleanEx()
nameEx("summary.coxph")
### * summary.coxph

flush(stderr()); flush(stdout())

### Name: summary.coxph
### Title: Summary method for Cox models
### Aliases: summary.coxph
### Keywords: survival

### ** Examples

fit <- coxph(Surv(time, status) ~ age + sex, lung) 
summary(fit)



cleanEx()
nameEx("summary.survfit")
### * summary.survfit

flush(stderr()); flush(stdout())

### Name: summary.survfit
### Title: Summary of a Survival Curve
### Aliases: summary.survfit
### Keywords: survival

### ** Examples

summary( survfit( Surv(futime, fustat)~1, data=ovarian))
summary( survfit( Surv(futime, fustat)~rx, data=ovarian))



cleanEx()
nameEx("survSplit")
### * survSplit

flush(stderr()); flush(stdout())

### Name: survSplit
### Title: Split a survival data set at specified times
### Aliases: survSplit
### Keywords: survival utilities

### ** Examples

fit1 <- coxph(Surv(time, status) ~ karno + age + trt, veteran)
plot(cox.zph(fit1)[1])
# a cox.zph plot of the data suggests that the effect of Karnofsky score
#  begins to diminish by 60 days and has faded away by 120 days.
# Fit a model with separate coefficients for the three intervals.
#
vet2 <- survSplit(Surv(time, status) ~., veteran,
                   cut=c(60, 120), episode ="timegroup")
fit2 <- coxph(Surv(tstart, time, status) ~ karno* strata(timegroup) +
                age + trt, data= vet2)
c(overall= coef(fit1)[1],
  t0_60  = coef(fit2)[1],
  t60_120= sum(coef(fit2)[c(1,4)]),
  t120   = sum(coef(fit2)[c(1,5)]))



cleanEx()
nameEx("survcondense")
### * survcondense

flush(stderr()); flush(stdout())

### Name: survcondense
### Title: Shorten a (time1, time2) survival dataset
### Aliases: survcondense
### Keywords: survival

### ** Examples

dim(aml)
test1 <- survSplit(Surv(time, status) ~ ., data=aml, 
                   cut=c(10, 20, 30), id="newid")
dim(test1)

# remove the added rows
test2 <- survcondense(Surv(tstart, time, status) ~ x, test1, id=newid)
dim(test2)



cleanEx()
nameEx("survdiff")
### * survdiff

flush(stderr()); flush(stdout())

### Name: survdiff
### Title: Test Survival Curve Differences
### Aliases: survdiff print.survdiff
### Keywords: survival

### ** Examples

## Two-sample test
survdiff(Surv(futime, fustat) ~ rx,data=ovarian)

## Stratified 7-sample test

survdiff(Surv(time, status) ~ pat.karno + strata(inst), data=lung)

## Expected survival for heart transplant patients based on
## US mortality tables
expect <- survexp(futime ~ 1, data=jasa, cohort=FALSE,
                  rmap= list(age=(accept.dt - birth.dt), sex=1, year=accept.dt),
                  ratetable=survexp.us)
## actual survival is much worse (no surprise)
survdiff(Surv(jasa$futime, jasa$fustat) ~ offset(expect))

# The free light chain data set is close to the population.
e2 <- survexp(futime ~ 1, data=flchain, cohort=FALSE,
              rmap= list(age= age*365.25, sex=sex, 
                         year=as.Date(paste0(sample.yr, "-07-01"))),
              ratetable= survexp.mn)
survdiff(Surv(futime, death) ~ offset(e2), flchain)



cleanEx()
nameEx("survexp")
### * survexp

flush(stderr()); flush(stdout())

### Name: survexp
### Title: Compute Expected Survival
### Aliases: survexp print.survexp
### Keywords: survival

### ** Examples

# 
# Stanford heart transplant data
#  We don't have sex in the data set, but know it to be nearly all males.
# Estimate of conditional survival  
fit1 <- survexp(futime ~ 1, rmap=list(sex="male", year=accept.dt,   
          age=(accept.dt-birth.dt)), method='conditional', data=jasa)
summary(fit1, times=1:10*182.5, scale=365) #expected survival by 1/2 years

# Estimate of expected  survival stratified by prior surgery 
survexp(~ surgery, rmap= list(sex="male", year=accept.dt,  
	age=(accept.dt-birth.dt)), method='ederer', data=jasa,
        times=1:10 * 182.5) 

## Compare the survival curves for the Mayo PBC data to Cox model fit
## 
pfit <-coxph(Surv(time,status>0) ~ trt + log(bili) + log(protime) + age +
                platelet, data=pbc)
plot(survfit(Surv(time, status>0) ~ trt, data=pbc), mark.time=FALSE)
lines(survexp( ~ trt, ratetable=pfit, data=pbc), col='purple')



cleanEx()
nameEx("survexp.us")
### * survexp.us

flush(stderr()); flush(stdout())

### Name: ratetables
### Title: Census Data Sets for the Expected Survival and Person Years
###   Functions
### Aliases: survexp.us survexp.usr survexp.mn
### Keywords: survival datasets

### ** Examples

survexp.uswhite <- survexp.usr[,,"white",]



cleanEx()
nameEx("survfit.formula")
### * survfit.formula

flush(stderr()); flush(stdout())

### Name: survfit.formula
### Title: Compute a Survival Curve for Censored Data
### Aliases: survfit.formula [.survfit
### Keywords: survival

### ** Examples

#fit a Kaplan-Meier and plot it 
fit <- survfit(Surv(time, status) ~ x, data = aml) 
plot(fit, lty = 2:3) 
legend(100, .8, c("Maintained", "Nonmaintained"), lty = 2:3) 

#fit a Cox proportional hazards model and plot the  
#predicted survival for a 60 year old 
fit <- coxph(Surv(futime, fustat) ~ age, data = ovarian) 
plot(survfit(fit, newdata=data.frame(age=60)),
     xscale=365.25, xlab = "Years", ylab="Survival") 

# Here is the data set from Turnbull
#  There are no interval censored subjects, only left-censored (status=3),
#  right-censored (status 0) and observed events (status 1)
#
#                             Time
#                         1    2   3   4
# Type of observation
#           death        12    6   2   3
#          losses         3    2   0   3
#      late entry         2    4   2   5
#
tdata <- data.frame(time  =c(1,1,1,2,2,2,3,3,3,4,4,4),
                    status=rep(c(1,0,2),4),
                    n     =c(12,3,2,6,2,4,2,0,2,3,3,5))
fit  <- survfit(Surv(time, time, status, type='interval') ~1, 
              data=tdata, weight=n)

#
# Three curves for patients with monoclonal gammopathy.
#  1. KM of time to PCM, ignoring death (statistically incorrect)
#  2. Competing risk curves (also known as "cumulative incidence")
#  3. Multi-state, showing Pr(in each state, at time t)
#
fitKM <- survfit(Surv(stop, event=='pcm') ~1, data=mgus1,
                    subset=(start==0))
fitCR <- survfit(Surv(stop, event) ~1,
                    data=mgus1, subset=(start==0))
fitMS <- survfit(Surv(start, stop, event) ~ 1, id=id, data=mgus1)
## Not run: 
##D # CR curves show the competing risks
##D plot(fitCR, xscale=365.25, xmax=7300, mark.time=FALSE,
##D             col=2:3, xlab="Years post diagnosis of MGUS",
##D             ylab="P(state)")
##D lines(fitKM, fun='event', xmax=7300, mark.time=FALSE,
##D             conf.int=FALSE)
##D text(3652, .4, "Competing risk: death", col=3)
##D text(5840, .15,"Competing risk: progression", col=2)
##D text(5480, .30,"KM:prog")
## End(Not run)



cleanEx()
nameEx("survfit.matrix")
### * survfit.matrix

flush(stderr()); flush(stdout())

### Name: survfit.matrix
### Title: Create Aalen-Johansen estimates of multi-state survival from a
###   matrix of hazards.
### Aliases: survfit.matrix
### Keywords: survival

### ** Examples

etime <- with(mgus2, ifelse(pstat==0, futime, ptime))
event <- with(mgus2, ifelse(pstat==0, 2*death, 1))
event <- factor(event, 0:2, labels=c("censor", "pcm", "death"))

cfit1 <- coxph(Surv(etime, event=="pcm") ~ age + sex, mgus2)
cfit2 <- coxph(Surv(etime, event=="death") ~ age + sex, mgus2)

# predicted competing risk curves for a 72 year old with mspike of 1.2
# (median values), male and female.
# The survfit call is a bit faster without standard errors.
newdata <- expand.grid(sex=c("F", "M"), age=72, mspike=1.2)

AJmat <- matrix(list(), 3,3)
AJmat[1,2] <- list(survfit(cfit1, newdata, std.err=FALSE))
AJmat[1,3] <- list(survfit(cfit2, newdata, std.err=FALSE))
csurv  <- survfit(AJmat, p0 =c(entry=1, PCM=0, death=0))



cleanEx()
nameEx("survobrien")
### * survobrien

flush(stderr()); flush(stdout())

### Name: survobrien
### Title: O'Brien's Test for Association of a Single Variable with
###   Survival
### Aliases: survobrien
### Keywords: survival

### ** Examples

xx <- survobrien(Surv(futime, fustat) ~ age + factor(rx) + I(ecog.ps), 
			       data=ovarian) 
coxph(Surv(time, status) ~ age + strata(.strata.), data=xx) 



cleanEx()
nameEx("survreg")
### * survreg

flush(stderr()); flush(stdout())

### Name: survreg
### Title: Regression for a Parametric Survival Model
### Aliases: survreg model.frame.survreg labels.survreg print.survreg.penal
###   print.summary.survreg survReg anova.survreg anova.survreglist
### Keywords: survival

### ** Examples

# Fit an exponential model: the two fits are the same
survreg(Surv(futime, fustat) ~ ecog.ps + rx, ovarian, dist='weibull',
                                    scale=1)
survreg(Surv(futime, fustat) ~ ecog.ps + rx, ovarian,
        dist="exponential")

#
# A model with different baseline survival shapes for two groups, i.e.,
#   two different scale parameters
survreg(Surv(time, status) ~ ph.ecog + age + strata(sex), lung)

# There are multiple ways to parameterize a Weibull distribution. The survreg 
# function embeds it in a general location-scale family, which is a 
# different parameterization than the rweibull function, and often leads
# to confusion.
#   survreg's scale  =    1/(rweibull shape)
#   survreg's intercept = log(rweibull scale)
#   For the log-likelihood all parameterizations lead to the same value.
y <- rweibull(1000, shape=2, scale=5)
survreg(Surv(y)~1, dist="weibull")

# Economists fit a model called `tobit regression', which is a standard
# linear regression with Gaussian errors, and left censored data.
tobinfit <- survreg(Surv(durable, durable>0, type='left') ~ age + quant,
	            data=tobin, dist='gaussian')



cleanEx()
nameEx("survreg.distributions")
### * survreg.distributions

flush(stderr()); flush(stdout())

### Name: survreg.distributions
### Title: Parametric Survival Distributions
### Aliases: survreg.distributions
### Keywords: survival

### ** Examples

# time transformation
survreg(Surv(time, status) ~ ph.ecog + sex, dist='weibull', data=lung)
# change the transformation to work in years
# intercept changes by log(365), everything else stays the same
my.weibull <- survreg.distributions$weibull
my.weibull$trans <- function(y) log(y/365)
my.weibull$itrans <- function(y) 365*exp(y)
survreg(Surv(time, status) ~ ph.ecog + sex, lung, dist=my.weibull)

# Weibull parametrisation
y<-rweibull(1000, shape=2, scale=5)
survreg(Surv(y)~1, dist="weibull")
# survreg scale parameter maps to 1/shape, linear predictor to log(scale)

# Cauchy fit
mycauchy <- list(name='Cauchy',
                 init= function(x, weights, ...) 
                      c(median(x), mad(x)),
                 density= function(x, parms) {
                      temp <- 1/(1 + x^2)
                      cbind(.5 + atan(x)/pi, .5+ atan(-x)/pi,
                            temp/pi, -2 *x*temp, 2*temp*(4*x^2*temp -1))
                      },
                 quantile= function(p, parms) tan((p-.5)*pi),
                 deviance= function(...) stop('deviance residuals not defined')
                 )
survreg(Surv(log(time), status) ~ ph.ecog + sex, lung, dist=mycauchy)



cleanEx()
nameEx("survregDtest")
### * survregDtest

flush(stderr()); flush(stdout())

### Name: survregDtest
### Title: Verify a survreg distribution
### Aliases: survregDtest
### Keywords: survival

### ** Examples

# An invalid distribution (it should have "init =" on line 2)
#  surveg would give an error message
mycauchy <- list(name='Cauchy',
                 init<- function(x, weights, ...) 
                      c(median(x), mad(x)),
                 density= function(x, parms) {
                      temp <- 1/(1 + x^2)
                      cbind(.5 + atan(temp)/pi, .5+ atan(-temp)/pi,
                            temp/pi, -2 *x*temp, 2*temp^2*(4*x^2*temp -1))
                      },
                 quantile= function(p, parms) tan((p-.5)*pi),
                 deviance= function(...) stop('deviance residuals not defined')
                 )

survregDtest(mycauchy, TRUE)



cleanEx()
nameEx("tcut")
### * tcut

flush(stderr()); flush(stdout())

### Name: tcut
### Title: Factors for person-year calculations
### Aliases: tcut [.tcut levels.tcut
### Keywords: survival

### ** Examples

# For pyears, all time variable need to be on the same scale; but
# futime is in months and age is in years
test <- mgus2
test$years <- test$futime/30.5   # follow-up in years

# first grouping based on years from starting age (= current age)
# second based on years since enrollment (all start at 0)
test$agegrp <- tcut(test$age, c(0,60, 70, 80, 100), 
                     c("<=60", "60-70", "70-80", ">80"))
test$fgrp  <- tcut(rep(0, nrow(test)), c(0, 1, 5, 10, 100),
                   c("0-1yr", "1-5yr", "5-10yr", ">10yr"))

# death rates per 1000, by age group
pfit1 <- pyears(Surv(years, death) ~ agegrp, scale =1000, data=test)
round(pfit1$event/ pfit1$pyears) 

#death rates per 100, by follow-up year and age
# there are excess deaths in the first year, within each age stratum
pfit2 <- pyears(Surv(years, death) ~ fgrp + agegrp, scale =1000, data=test)
round(pfit2$event/ pfit2$pyears)  



cleanEx()
nameEx("tmerge")
### * tmerge

flush(stderr()); flush(stdout())

### Name: tmerge
### Title: Time based merge for survival data
### Aliases: tmerge
### Keywords: survival

### ** Examples

# The pbc data set contains baseline data and follow-up status
# for a set of subjects with primary biliary cirrhosis, while the
# pbcseq data set contains repeated laboratory values for those
# subjects.  
# The first data set contains data on 312 subjects in a clinical trial plus
# 106 that agreed to be followed off protocol, the second data set has data
# only on the trial subjects.
temp <- subset(pbc, id <= 312, select=c(id:sex, stage)) # baseline data
pbc2 <- tmerge(temp, temp, id=id, endpt = event(time, status))
pbc2 <- tmerge(pbc2, pbcseq, id=id, ascites = tdc(day, ascites),
               bili = tdc(day, bili), albumin = tdc(day, albumin),
               protime = tdc(day, protime), alk.phos = tdc(day, alk.phos))

fit <- coxph(Surv(tstart, tstop, endpt==2) ~ protime + log(bili), data=pbc2)



cleanEx()
nameEx("tobin")
### * tobin

flush(stderr()); flush(stdout())

### Name: tobin
### Title: Tobin's Tobit data
### Aliases: tobin
### Keywords: datasets

### ** Examples

tfit <- survreg(Surv(durable, durable>0, type='left') ~age + quant,
                data=tobin, dist='gaussian')

predict(tfit,type="response")




cleanEx()
nameEx("transplant")
### * transplant

flush(stderr()); flush(stdout())

### Name: transplant
### Title: Liver transplant waiting list
### Aliases: transplant
### Keywords: datasets

### ** Examples

#since event is a factor, survfit creates competing risk curves
pfit <- survfit(Surv(futime, event) ~ abo, transplant)
pfit[,2]  #time to liver transplant, by blood type
plot(pfit[,2], mark.time=FALSE, col=1:4, lwd=2, xmax=735,
       xscale=30.5, xlab="Months", ylab="Fraction transplanted",
       xaxt = 'n')
temp <- c(0, 6, 12, 18, 24)
axis(1, temp*30.5, temp)
legend(450, .35, levels(transplant$abo), lty=1, col=1:4, lwd=2)

# competing risks for type O
plot(pfit[4,], xscale=30.5, xmax=735, col=1:3, lwd=2)
legend(450, .4, c("Death", "Transpant", "Withdrawal"), col=1:3, lwd=2)



cleanEx()
nameEx("udca")
### * udca

flush(stderr()); flush(stdout())

### Name: udca
### Title: Data from a trial of usrodeoxycholic acid
### Aliases: udca udca1 udca2
### Keywords: datasets

### ** Examples

# values found in table 8.3 of the book
fit1 <- coxph(Surv(futime, status) ~ trt + log(bili) + stage,
          cluster =id , data=udca1)
fit2 <- coxph(Surv(futime, status) ~ trt + log(bili) + stage +
          strata(endpoint), cluster=id,  data=udca2)




cleanEx()
nameEx("untangle.specials")
### * untangle.specials

flush(stderr()); flush(stdout())

### Name: untangle.specials
### Title: Help Process the 'specials' Argument of the 'terms' Function.
### Aliases: untangle.specials
### Keywords: survival

### ** Examples

formula <- Surv(tt,ss) ~ x + z*strata(id)
tms <- terms(formula, specials="strata")
## the specials attribute
attr(tms, "specials")
## main effects 
untangle.specials(tms, "strata")
## and interactions
untangle.specials(tms, "strata", order=1:2)



cleanEx()
nameEx("uspop2")
### * uspop2

flush(stderr()); flush(stdout())

### Name: uspop2
### Title: Projected US Population
### Aliases: uspop2
### Keywords: datasets

### ** Examples

us50 <- uspop2[51:101,, "2000"]  #US 2000 population, 50 and over
age <- as.integer(dimnames(us50)[[1]])
smat <- model.matrix( ~ factor(floor(age/5)) -1)
ustot <- t(smat) %*% us50  #totals by 5 year age groups
temp <- c(50,55, 60, 65, 70, 75, 80, 85, 90, 95)
dimnames(ustot) <- list(c(paste(temp, temp+4, sep="-"), "100+"),
                         c("male", "female"))



cleanEx()
nameEx("xtfrm.Surv")
### * xtfrm.Surv

flush(stderr()); flush(stdout())

### Name: xtfrm.Surv
### Title: Sorting order for Surv objects
### Aliases: xtfrm.Surv sort.Surv order.Surv
### Keywords: survival

### ** Examples

test <- c(Surv(c(10, 9,9, 8,8,8,7,5,5,4), rep(1:0, 5)), Surv(6.2, NA))
test
sort(test)



cleanEx()
nameEx("yates")
### * yates

flush(stderr()); flush(stdout())

### Name: yates
### Title: Population prediction
### Aliases: yates
### Keywords: models survival

### ** Examples

fit1 <- lm(skips ~ Solder*Opening + Mask, data = solder)
yates(fit1, ~Opening, population = "factorial")

fit2 <- coxph(Surv(time, status) ~ factor(ph.ecog)*sex + age, lung)
yates(fit2, ~ ph.ecog, predict="risk")  # hazard ratio



### * <FOOTER>
###
cleanEx()
options(digits = 7L)
base::cat("Time elapsed: ", proc.time() - base::get("ptime", pos = 'CheckExEnv'),"\n")
grDevices::dev.off()
###
### Local variables: ***
### mode: outline-minor ***
### outline-regexp: "\\(> \\)?### [*]+" ***
### End: ***
quit('no')
